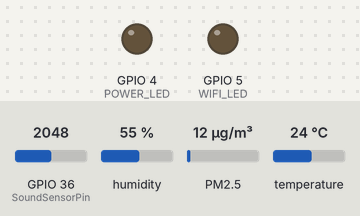
The sketch below on a simulated ESP32. On the bench: output pins drawn as LEDs (lit = HIGH). The test bench sets the inputs (shaded band); at power-on: GPIO 36 (SoundSensorPin) = 2048, humidity 55 %, PM2.5 12 µg/m³, temperature 24 °C (analog values on the 0–4095 scale). WiFi joins after 1.5 s; servers stay silent unless stated; uploads are accepted with an empty reply; what the sketch prints to the serial monitor is not drawn.

Above: at 0.0 s.
At 1.3 s:
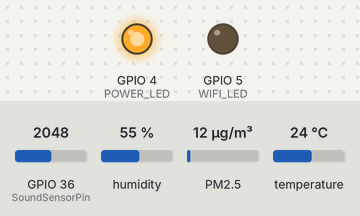
At 2.6 s:
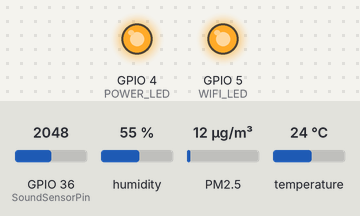
Timing chart, 0 to 4.1 s (numbered marks = the images above):
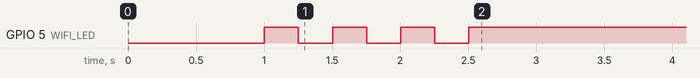

The sketch:

AQ_Final_code.ino
```cpp
#include <WiFi.h>
#include <HTTPClient.h>
#include <Wire.h>
#include <SoftwareSerial.h>
#include <SDS011.h>
#include "Adafruit_AHTX0.h"
#include <ArduinoJson.h>
#include "constants.h"

// ===== SDS011 PM Sensor =====
SoftwareSerial sdsSerial(16, 17);
SDS011 my_sds;
float pm2_5 = 0.0, pm10 = 0.0;
int sdsErr = -1;

// ===== AHT10 Sensor =====
Adafruit_AHTX0 aht;
float temperature = 0.0, humidity = 0.0;

// ===== Sound Sensor =====
#define SoundSensorPin 36
#define VREF 3.3
float voltageValue = 0.0, dbValue = 0.0;


// ===== Callibatre variables =====

float pm2_5_cal = 0.0, pm10_cal = 0.0, dbValue_cal = 0.0;
float aqiValue = 0.0;


// ===== LED Pins =====
#define POWER_LED     4
#define WIFI_LED      5

// ===== Timing Variables =====
unsigned long previousMillis = 0;
const unsigned long interval = 60000;  // 60 seconds

// ===== Blink LED Function =====
void blinkLed(int pin, int durationMs, int intervalMs) {
  unsigned long startTime = millis();
  while (millis() - startTime < durationMs) {
    digitalWrite(pin, HIGH);
    delay(intervalMs);
    digitalWrite(pin, LOW);
    delay(intervalMs);
  }
}

// ===== Connect to WiFi with Slow Blinking =====
void connectWiFi() {
  int maxAttempts = 5;
  int attempt = 0;

  while (attempt < maxAttempts) {
    WiFi.begin(ssid, password);
    Serial.print("Connecting to WiFi");
    Serial.print("📡 MAC Address: ");
    Serial.println(WiFi.macAddress());
    unsigned long startAttempt = millis();
    while (WiFi.status() != WL_CONNECTED && millis() - startAttempt < 15000) {
      Serial.print(".");
      blinkLed(WIFI_LED, 500, 250);  // 500ms total = 250ms on + 250ms off

    }

    if (WiFi.status() == WL_CONNECTED) {
      Serial.println("\n✅ WiFi connected.");
      Serial.print("🌐 IP Address: ");
      Serial.println(WiFi.localIP());
      digitalWrite(WIFI_LED, HIGH);  // Turn ON LED for connected status
      return;  // exit the function
    } else {
      Serial.println("\n❌ WiFi attempt failed.");
      attempt++;
      delay(1000); // small wait before retry
    }
  }

  // If we reach here, all attempts failed
  Serial.println("🛑 Could not connect to WiFi after 5 attempts. Restarting ESP...");
  delay(2000);
  ESP.restart();
}

// ===== Read SDS011 =====
void readSDS() {
  sdsErr = my_sds.read(&pm2_5, &pm10);
  if (!sdsErr) {
    Serial.print("PM2.5: ");
    Serial.print(pm2_5);
    Serial.print(" µg/m³ | PM10: ");
    Serial.print(pm10);
    Serial.println(" µg/m³");
  } else {
    Serial.println("Failed to read from SDS011 sensor!");
    pm2_5 = pm10 = 0.0;
  }
}

// ===== Read AHT10 =====
void readAHT() {
  sensors_event_t humidityEvent, tempEvent;
  aht.getEvent(&humidityEvent, &tempEvent);
  if (!isnan(tempEvent.temperature) && !isnan(humidityEvent.relative_humidity)) {
    temperature = tempEvent.temperature;
    humidity = humidityEvent.relative_humidity;
    Serial.printf("Temp: %.1f °C | Humidity: %.1f%%\n", temperature, humidity);
  } else {
    Serial.println("Failed to read AHT10.");
    temperature = humidity = 0.0;
  }
}

// ===== Read Sound Sensor =====
void readSound() {
  voltageValue = analogRead(SoundSensorPin) / 4096.0 * VREF;
  dbValue = voltageValue * 50.0;
  Serial.print("Sound Level: ");
  Serial.print(dbValue, 1);
  Serial.println(" dBA");
}

// ===== Claibrated PM  & Sound values=====
void Calibrate() {
  pm2_5_cal = (m_pm2 * pm2_5) + c_pm2;
  pm10_cal = (m_pm10 * pm10) + c_pm10;
  Serial.print("PM2.5_cal: ");
  Serial.println(pm2_5_cal);
  Serial.print("PM10_cal: ");
  Serial.println(pm10_cal);

  dbValue_cal = (m_db * dbValue) + c_db;
  Serial.print("Calibrated Noise (dBA): ");
  Serial.println(dbValue_cal);
}

// ===== calculate AQI =====
float calculate_AQI(float pm2_cal, float pm10_cal) {
    float pm25_subIndex;
    if (pm2_cal <= 30) pm25_subIndex = pm2_cal * 50 / 30;
    else if (pm2_cal <= 60) pm25_subIndex = 50 + (pm2_cal - 30) * 50 / 30;
    else if (pm2_cal <= 90) pm25_subIndex = 100 + (pm2_cal - 60) * 100 / 30;
    else if (pm2_cal <= 120) pm25_subIndex = 200 + (pm2_cal - 90) * 100 / 30;
    else if (pm2_cal <= 250) pm25_subIndex = 300 + (pm2_cal - 120) * 100 / 130;
    else pm25_subIndex = 400 + (pm2_cal - 250) * 100 / 130;

    float pm10_subIndex;
    if (pm10_cal <= 50) pm10_subIndex = pm10_cal;
    else if (pm10_cal <= 100) pm10_subIndex = pm10_cal;
    else if (pm10_cal <= 250) pm10_subIndex = 100 + (pm10_cal - 100) * 100 / 150;
    else if (pm10_cal <= 350) pm10_subIndex = 200 + (pm10_cal - 250);
    else if (pm10_cal <= 430) pm10_subIndex = 300 + (pm10_cal - 350) * 100 / 80;
    else pm10_subIndex = 400 + (pm10_cal - 430) * 100 / 80;

    float maxIndex = max(pm25_subIndex, pm10_subIndex);
    Serial.println("AQI value is " + String(maxIndex));
    return maxIndex;
}


// ===== Post Data to CTOP with Fast Blink =====
void postToCTOP(float pm25_cal, float pm10_cal, float temp, float hum, float noise, float aqi) {
  int maxRetries = 5;
  int retryCount = 0;
  bool success = false;

  while (retryCount < maxRetries) {
    if (WiFi.status() == WL_CONNECTED) {
      HTTPClient http;
      http.begin(ctopApi);
      http.addHeader("Content-Type", "application/json");
      http.addHeader("X-Auth-Token", authToken);

      // Prepare JSON payload
      String payload = "{\"pm25_cal\":" + String(pm25_cal) +
                       ",\"pm10_cal\":" + String(pm10_cal) +
                       ",\"temp\":" + String(temp) +
                       ",\"humidity\":" + String(hum) +
                       ",\"Noise\":" + String(noise) +
                       ",\"AQI\":" + String(aqi) + "}";

      int httpResponseCode = http.POST(payload);

      if (httpResponseCode > 0) {
        Serial.println("✅ CTOP POST success: " + String(httpResponseCode));
        success = true;
        http.end();
        break;
      } else {
        Serial.println("❌ CTOP POST failed, code: " + String(httpResponseCode));
      }

      http.end();
    } else {
      Serial.println("📡 WiFi not connected. Skipping CTOP POST.");
    }

    retryCount++;
    delay(2000); // Wait before retry
  }

  if (!success) {
    Serial.println("🛑 CTOP POST failed 5 times. Restarting ESP...");
    delay(3000);
    ESP.restart();
  }
}


// ===== Setup =====
void setup() {
  Serial.begin(115200);
  delay(1000);

  pinMode(POWER_LED, OUTPUT);
  pinMode(WIFI_LED, OUTPUT);
  digitalWrite(POWER_LED, HIGH);
  digitalWrite(WIFI_LED, LOW);

  pinMode(SoundSensorPin, INPUT);
  analogReadResolution(12);

  connectWiFi();

  sdsSerial.begin(9600);
  my_sds.begin(16, 17);
  Serial.println("SDS011 Sensor Initialized.");

  Wire.begin(21, 22);
  if (!aht.begin()) {
    Serial.println("AHT10 sensor not found!");
  } else {
    Serial.println("AHT10 initialized.");
  }

  Serial.println("Stabilizing sensors...");
  delay(3000);
}

// ===== Loop =====
void loop() {
  unsigned long currentMillis = millis();
  if (currentMillis - previousMillis >= interval) {
    previousMillis = currentMillis;

    if (WiFi.status() != WL_CONNECTED) {
      Serial.println("WiFi disconnected. Reconnecting...");
      connectWiFi();
    }

    readSDS();
    readAHT();
    readSound();
    Calibrate();
    aqiValue = calculate_AQI(pm2_5_cal, pm10_cal);
    postToCTOP(pm2_5_cal, pm10_cal, temperature, humidity, dbValue_cal, aqiValue);
  }
}
```

constants.h
```cpp
// Node Configuration

#define node_1
// #define node_2
// #define node_3
// #define node_4
// #define node_5


#ifdef node_1

// ===== WiFi Credentials =====
const char* ssid = "KIET_ROUTE_!";
const char* password = "DFGUG&^@#*F";

// ===== CTOP API Config =====
const char* ctopApi = "https://ctop.iiit.ac.in/api/nodes/create-cin/20";
const char* authToken = "a64c0e30b6ad0069f1ba920171b6ca1c";

// ===== calibration coeffients =====
float m_pm2 = 0.0007842824264254494;
float c_pm2 = 0.007693018993987527;
float m_pm10 = 0.0006857976315845867;
float c_pm10 = 0.009788900400601618;

float m_db = 1.0;
float c_db = 0.0;

#endif

#ifdef node_2

// ===== WiFi Credentials =====
const char* ssid = "Your_WIFI";
const char* password = "PASSWORD";

// ===== CTOP API Config =====
const char* ctopApi = "https://ctop.iiit.ac.in/api/nodes/create-cin/16";
const char* authToken = "your_token_node_2";

// ===== calibration coeffients =====
float m_pm2 = 1.0;
float c_pm2 = 0.0;
float m_pm10 = 1.0;
float c_pm10 = 0.0;

float m_db = 1.0;
float c_db = 0.0;

#endif

#ifdef node_3

// ===== WiFi Credentials =====
const char* ssid = "Your_WIFI";
const char* password = "PASSWORD";

// ===== CTOP API Config =====
const char* ctopApi = "https://ctop.iiit.ac.in/api/nodes/create-cin/17";
const char* authToken = "your_token_node_3";

// ===== calibration coeffients =====
float m_pm2 = 1.0;
float c_pm2 = 0.0;
float m_pm10 = 1.0;
float c_pm10 = 0.0;

float m_db = 1.0;
float c_db = 0.0;

#endif

#ifdef node_4

// ===== WiFi Credentials =====
const char* ssid = "Your_WIFI";
const char* password = "PASSWORD";

// ===== CTOP API Config =====
const char* ctopApi = "https://ctop.iiit.ac.in/api/nodes/create-cin/18";
const char* authToken = "your_token_node_4";

// ===== calibration coeffients =====
float m_pm2 = 1.0;
float c_pm2 = 0.0;
float m_pm10 = 1.0;
float c_pm10 = 0.0;

float m_db = 1.0;
float c_db = 0.0;

#endif

#ifdef node_5

// ===== WiFi Credentials =====
const char* ssid = "Your_WIFI";
const char* password = "PASSWORD";

// ===== CTOP API Config =====
const char* ctopApi = "https://ctop.iiit.ac.in/api/nodes/create-cin/19";
const char* authToken = "your_token_node_5";

// ===== calibration coeffients =====
float m_pm2 = 1.0;
float c_pm2 = 0.0;
float m_pm10 = 1.0;
float c_pm10 = 0.0;

float m_db = 1.0;
float c_db = 0.0;

#endif
```
